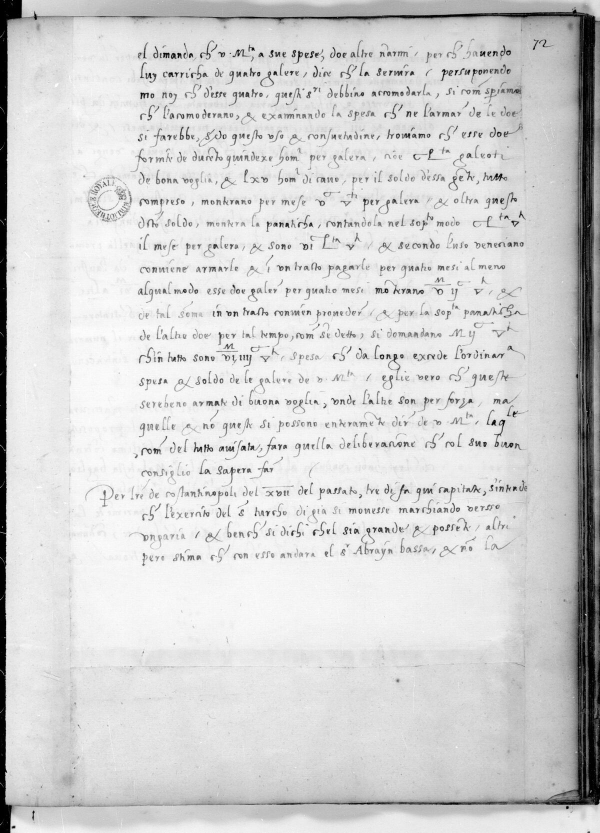
#> input picture targets/sormano/arya/img3000/f142_1200.jpg, 1200 x 1665 px, given in place of f142_1200.jpg.jpg, which was not available (shown at 1/2 size)
$ python half.py ../targets/sormano/arya/img3000/f142_1200.jpg ../targets/sormano/arya/img3000/f146_1200.jpg
#> lines starting #> are read from the running program, lines starting #| are printed output that depends on the picture; pictures that were not available may be replaced by others from this repository, and a replacement may not be noted
import sys
from PIL import Image, ImageDraw
i,side=sys.argv[1],sys.argv[2]
im=Image.open(f'img/{i}.jpg').resize((800,491))
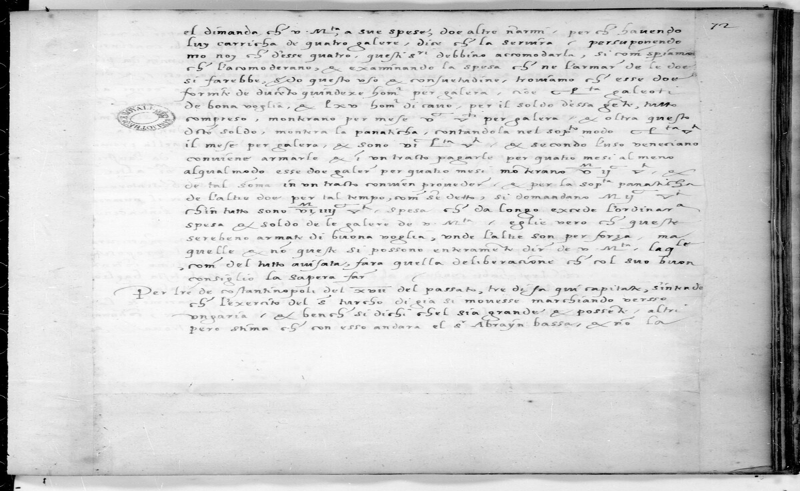
#> im: PIL image 800x491 L; min 0, max 255, mean 211.6
c=im.crop((0,0,420,491) if side=='L' else (380,0,800,491)).resize((840,982))
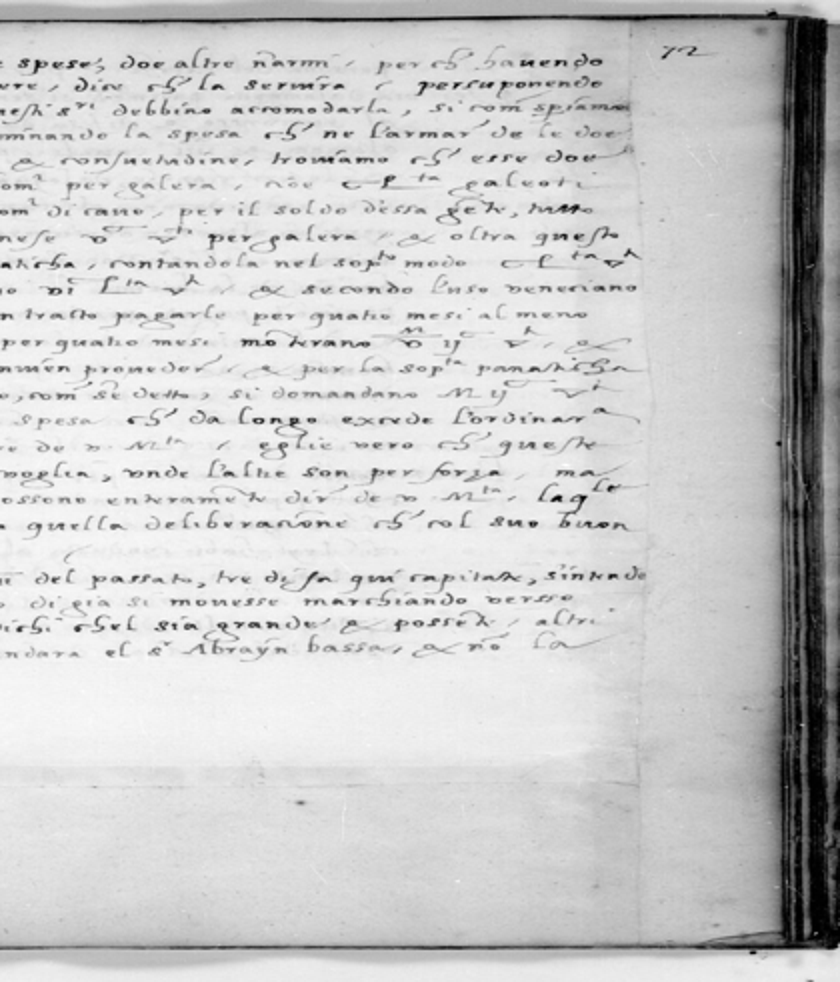
#> c: PIL image 840x982 L; min 0, max 254, mean 202.9
d=ImageDraw.Draw(c)
for y in range(0,491,20):
    d.line((0,y*2,15,y*2),fill='red'); d.text((17,y*2-5),str(y),fill='red')
c.save(f'sheets/h_{i}{side}.jpg')
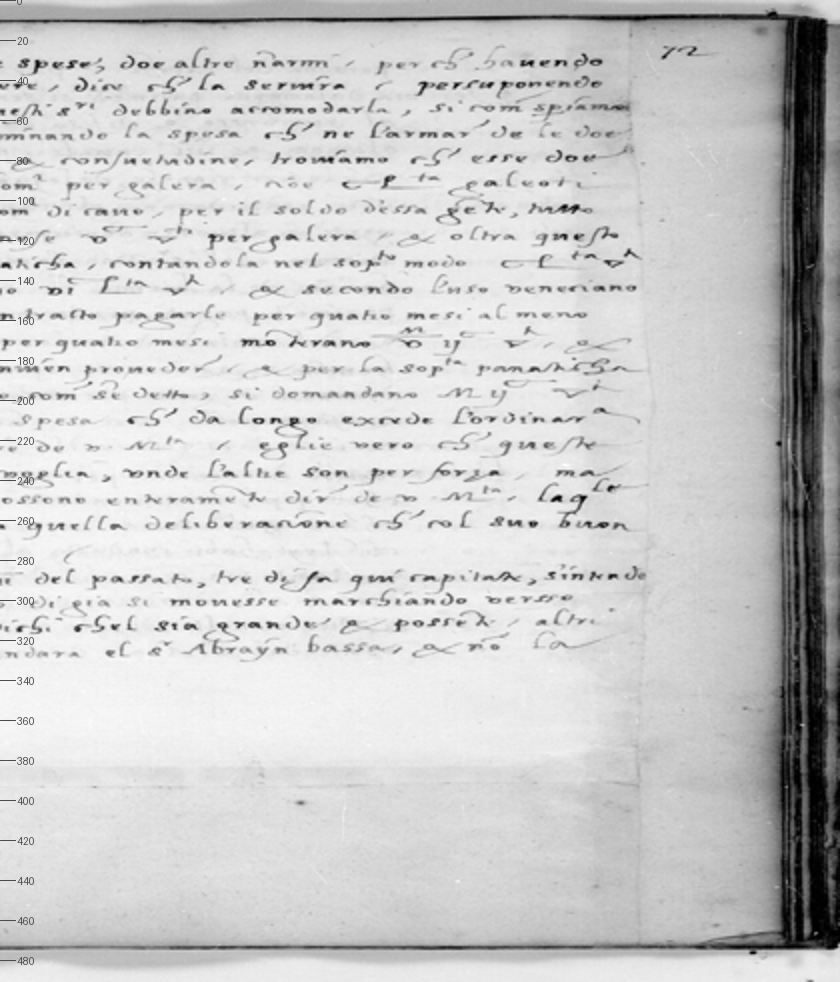
#> saved as f146_1200.jpg.jpg: PIL image 840x982 L; min 0, max 254, mean 202.6

$ run again, on targets/sormano/arya/img3000/f146_1200.jpg
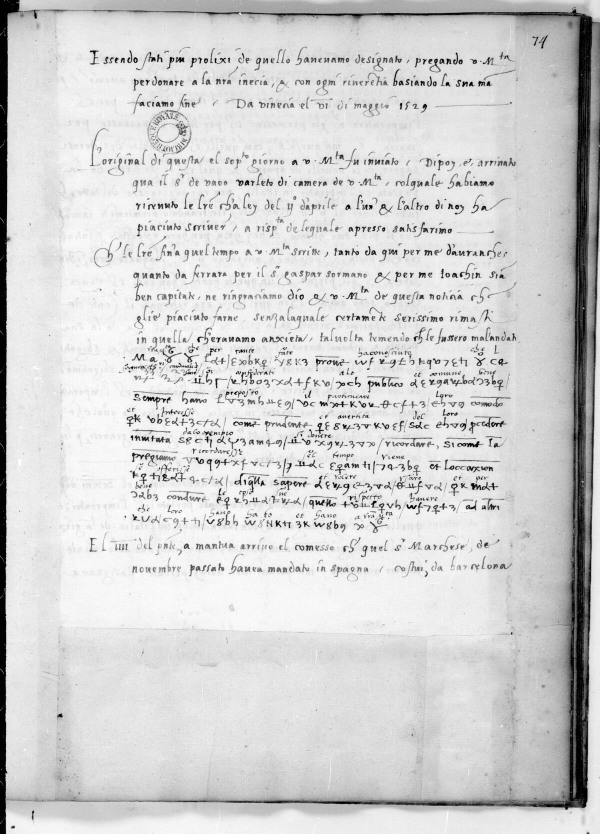
#> input picture targets/sormano/arya/img3000/f146_1200.jpg, 1200 x 1667 px, given in place of f146_1200.jpg.jpg, which was not available (shown at 1/2 size)
#> `im=Image.open(f'img/{i}.jpg').resize((800,491))`:
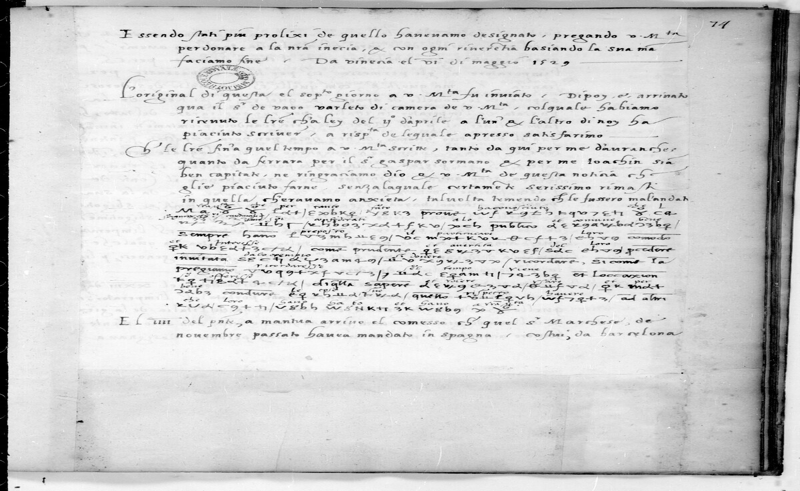
#> im: PIL image 800x491 L; min 0, max 255, mean 209.7
#> `c.save(f'sheets/h_{i}{side}.jpg')`:
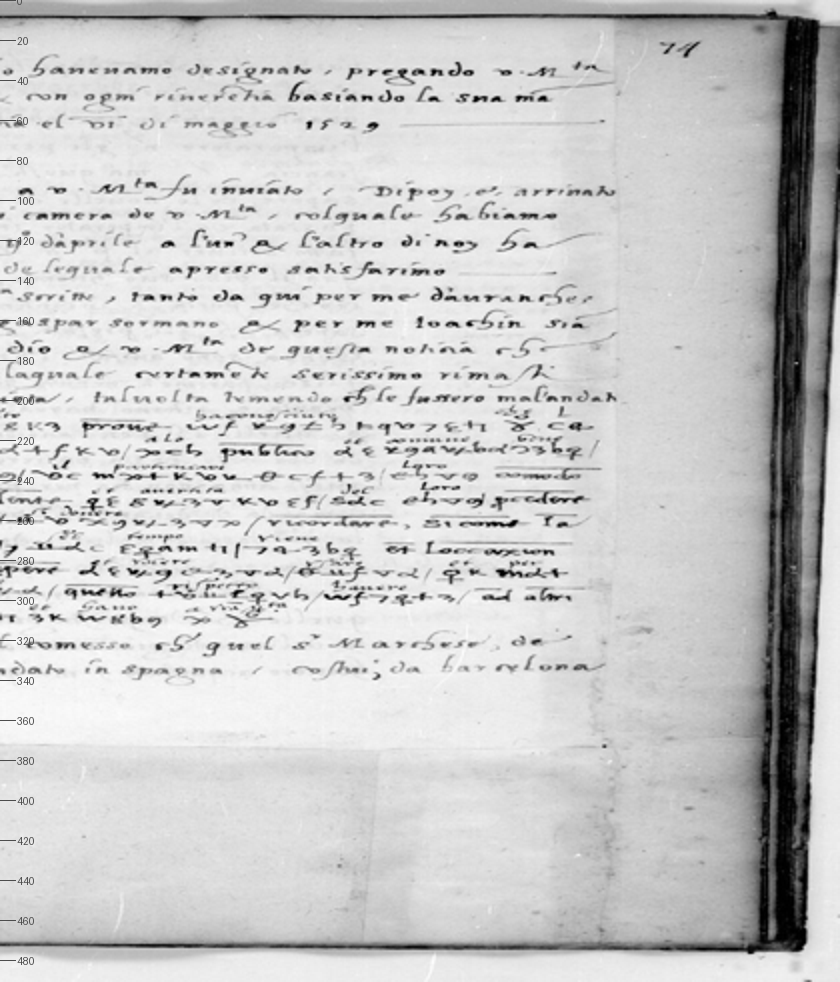
#> saved as f146_1200.jpg.jpg: PIL image 840x982 L; min 0, max 255, mean 200.9
